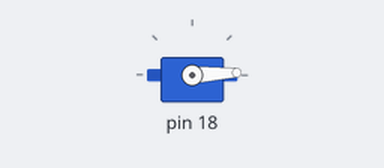
Recording of a sketch running on a simulated Arduino Uno, built with avr-gcc and run on an emulated ATmega328P. On the bench: servo.

Above: at 0.05 s.
At 1.3 s:
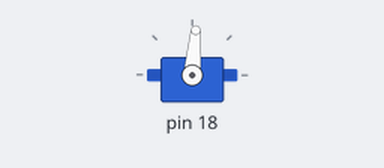
At 2.6 s:
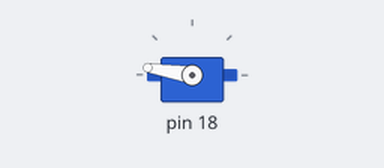
At 5.2 s:
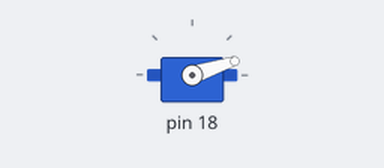
Timing chart, 0 to 7.1 s (numbered marks = the images above):
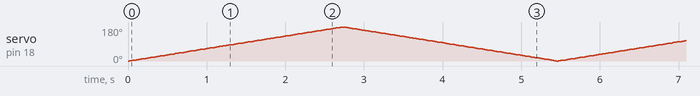

The sketch:

duoji.ino
```cpp
#include <Servo.h>

Servo myservo;
int pos;

void setup()
{
  myservo.attach(SDA);
}

void loop()
{
  for(pos = 0; pos <= 180; pos++)
  {
    myservo.write(pos);
    delay(15);
  }
  for(pos = 180; pos>=0; pos--)
  {
    myservo.write(pos);
    delay(15);
  }
}
```
